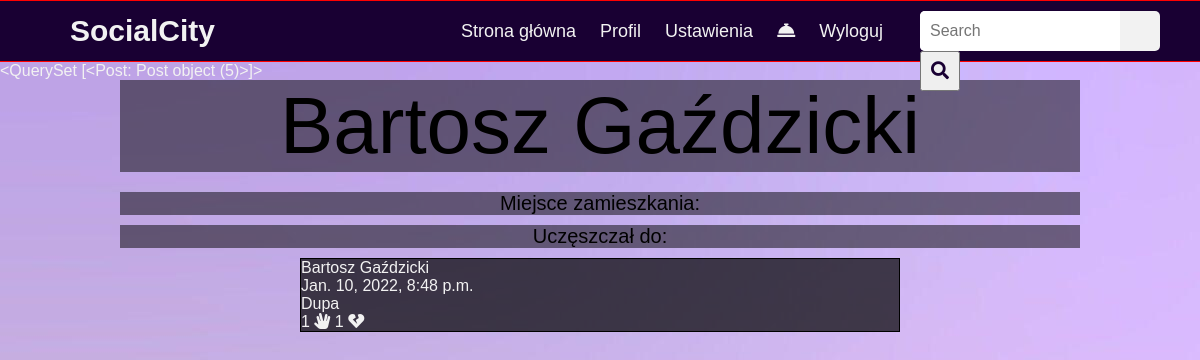
/profile/2/ (signed in), run on the app's committed database.
### Posts/models.py (models this page shows)
class Post(models.Model):
    user = models.ForeignKey(User, on_delete=models.CASCADE)
    content = models.CharField(max_length=500)
    photo = models.ImageField(upload_to='post_photos', null=True)
    date = models.DateTimeField(default=timezone.now)
    likes = models.ManyToManyField(User, related_name='post_likes', blank=True)
    dislikes = models.ManyToManyField(User, related_name='post_dislikes', blank=True)
    def get_like_url(self):
        return reverse('accounts:like-view', kwargs={'my_id': self.id})
    def get_dislike_url(self):
        return reverse('accounts:dislike-view', kwargs={'my_id': self.id})

### Accounts/views.py (the view)
# urls.py: path('profile/<int:my_id>/', profile_page, name='profile-view'),
def profile_page(request, my_id):
    if not request.user.is_authenticated:
        return redirect('/landing')
    account = get_object_or_404(Account, id=my_id)
    user = account.user
    queryset = Post.objects.filter(user=user)
    context = {
        "object_list": queryset,
        "account": account,
        "user": user
    }
    return render(request, "profile_view.html", context)

### Accounts/templates/profile_view.html (shortened to what this page needs)
{%extends 'base.html'%}
{%block navbar%}
{%include "navbar.html" %}
{%endblock%}
{%block content%}
{{object_list}}
<div class="name">{{user.first_name}} {{user.last_name}}</div>
<div class="town">Miejsce zamieszkania: {{account.town}}</div>
<div class="school">Uczęszczał do: {{account.school}}</div>
{%for instance in object_list%}
    <div class="post">
        {{instance.user.first_name}} {{instance.user.last_name}}</br>
        {{instance.date}}</br>
        {{instance.content}}</br>
        {{instance.likes.count}} <a href="{{instance.get_like_url}}"><i class="fas fa-hand-spock"></i></a>
        {{instance.dislikes.count}} <a href="{{instance.get_dislike_url}}"><i class="fas fa-heart-broken"></i></a>
    </div>
{%endfor%}
{%endblock%}

### static/css/style.css (style rules this page uses)
body { background: url("/static/images/background.jpg"); background-repeat: no-repeat; background-attachment: fixed; }
.name { color: black; background-color:rgba(0, 0, 0, 0.5); text-align: center; width:80%; font-size: 80px; margin-left:auto; margin-right:auto; margin-bottom:20px; }
.town { color: black; background-color:rgba(0, 0, 0, 0.5); text-align: center; width:80%; margin-left:auto; margin-right:auto; margin-bottom:10px; font-size: 20px; }
.school { color: black; background-color:rgba(0, 0, 0, 0.5); text-align: center; width:80%; margin-left:auto; margin-right:auto; margin-bottom:10px; font-size: 20px; }
.post { border: 1px solid black; background-color:rgba(0, 0, 0, 0.7); margin-left:auto; margin-right:auto; width:50%; margin-bottom:10px; }
* { margin: 0; padding: 0; color: #f2f2f2; box-sizing: border-box; font-family: 'Montserrat', sans-serif; }

### data on the page
Post: id "<QuerySet [<Post: Post object (5)>]>", user.first_name "Bartosz", user.last_name "Gaździcki", date "Jan. 10, 2022, 8:48 p.m.", content "Dupa", likes.count "1", dislikes.count "1"

### other printed values
{{ user.first_name }} "Bartosz"
{{ user.last_name }} "Gaździcki"
